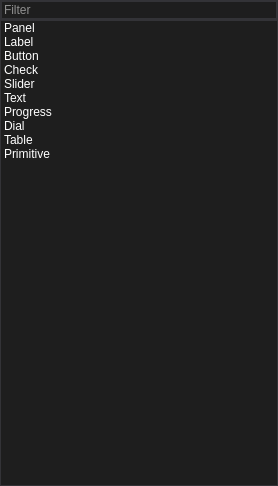
<?xml version="1.0" encoding="UTF-8"?>
<ui version="4.0">
 <class>WidgetBoxDockWidget</class>
 <widget class="QWidget" name="WidgetBoxDockWidget">
  <property name="geometry">
   <rect>
    <x>0</x>
    <y>0</y>
    <width>278</width>
    <height>486</height>
   </rect>
  </property>
  <property name="font">
   <font>
    <family>Arial</family>
   </font>
  </property>
  <property name="windowTitle">
   <string>Widget List</string>
  </property>
  <property name="styleSheet">
   <string notr="true">/*
	Copyright 2013 Emanuel Claesson

	Licensed under the Apache License, Version 2.0 (the &quot;License&quot;);
	you may not use this file except in compliance with the License.
	You may obtain a copy of the License at

		http://www.apache.org/licenses/LICENSE-2.0

	Unless required by applicable law or agreed to in writing, software
	distributed under the License is distributed on an &quot;AS IS&quot; BASIS,
	WITHOUT WARRANTIES OR CONDITIONS OF ANY KIND, either express or implied.
	See the License for the specific language governing permissions and
	limitations under the License.
*/

/*
	COLOR_DARK     = #1e1e1e
	COLOR_MEDIUM   = #2d2d30
	COLOR_MEDLIGHT = #333337
	COLOR_LIGHT    = #FFFFFF
	COLOR_ACCENT   = #3f3f46
*/

* {
	background: #1e1e1e;
	color: #FFFFFF;
	border: 1px solid #333337;
}

QWidget::item:selected {
	background: #3f3f46;
}

QCheckBox, QRadioButton {
	border: none;
}

QRadioButton::indicator, QCheckBox::indicator {
	width: 13px;
	height: 13px;
}

QRadioButton::indicator::unchecked, QCheckBox::indicator::unchecked {
	border: 1px solid #333337;
	background: none;
}

QRadioButton::indicator:unchecked:hover, QCheckBox::indicator:unchecked:hover {
	border: 1px solid #FFFFFF;
}

QRadioButton::indicator::checked, QCheckBox::indicator::checked {
	border: 1px solid #333337;
	background: #333337;
}

QRadioButton::indicator:checked:hover, QCheckBox::indicator:checked:hover {
	border: 1px solid #FFFFFF;
	background: #FFFFFF;
}

QGroupBox {
	margin-top: 6px;
}

QGroupBox::title {
	top: -7px;
	left: 7px;
}

QScrollBar {
	border: 1px solid #686868;
	background: #1e1e1e;
}

QScrollBar:horizontal {
	height: 15px;
	margin: 0px 0px 0px 32px;
}

QScrollBar:vertical {
	width: 15px;
	margin: 32px 0px 0px 0px;
}

QScrollBar::handle {
	background: #2d2d30;
	border: 1px solid #333337;
}

QScrollBar::handle:horizontal {
	border-width: 0px 1px 0px 1px;
}

QScrollBar::handle:vertical {
	border-width: 1px 0px 1px 0px;
}

QScrollBar::handle:horizontal {
	min-width: 20px;
}

QScrollBar::handle:vertical {
	min-height: 20px;
}

QScrollBar::add-line, QScrollBar::sub-line {
	background:#2d2d30;
	border: 1px solid #333337;
	subcontrol-origin: margin;
}

QScrollBar::add-line {
	position: absolute;
}

QScrollBar::add-line:horizontal {
	width: 15px;
	subcontrol-position: left;
	left: 15px;
}

QScrollBar::add-line:vertical {
	height: 15px;
	subcontrol-position: top;
	top: 15px;
}

QScrollBar::sub-line:horizontal {
	width: 15px;
	subcontrol-position: top left;
}

QScrollBar::sub-line:vertical {
	height: 15px;
	subcontrol-position: top;
}

QScrollBar:left-arrow, QScrollBar::right-arrow, QScrollBar::up-arrow, QScrollBar::down-arrow {
	border: 1px solid #333337;
	width: 3px;
	height: 3px;
}

QScrollBar::add-page, QScrollBar::sub-page {
	background: none;
}

QAbstractButton:hover {
	background: #2d2d30;
}

QAbstractButton:pressed {
	background: #333337;
}

QAbstractItemView {
	show-decoration-selected: 1;
	selection-background-color: #3f3f46;
	selection-color: #FFFFFF;
	alternate-background-color: #2d2d30;
}

QHeaderView {
	border: 1px solid #333337;
}

QHeaderView::section {
	background: #1e1e1e;
	border: 1px solid #333337;
	padding: 4px;
}

QHeaderView::section:selected, QHeaderView::section::checked {
	background: #2d2d30;
}

QTableView {
	gridline-color: #333337;
}

QTabBar {
	margin-left: 2px;
}

QTabBar::tab {
	border-radius: 0px;
	padding: 4px;
	margin: 4px;
}

QTabBar::tab:selected {
	background: #2d2d30;
}

QComboBox::down-arrow {
	border: 1px solid #333337;
	background: #2d2d30;
}

QComboBox::drop-down {
	border: 1px solid #333337;
	background: #2d2d30;
}

QComboBox::down-arrow {
	width: 3px;
	height: 3px;
	border: 1px solid #333337;
}

QAbstractSpinBox {
	padding-right: 15px;
}

QAbstractSpinBox::up-button, QAbstractSpinBox::down-button {
	border: 1px solid #333337;
	background: #2d2d30;
	subcontrol-origin: border;
}

QAbstractSpinBox::up-arrow, QAbstractSpinBox::down-arrow {
	width: 3px;
	height: 3px;
	border: 1px solid #333337;
}

QSlider {
	border: none;
}

QSlider::groove:horizontal {
	height: 5px;
	margin: 4px 0px 4px 0px;
}

QSlider::groove:vertical {
	width: 5px;
	margin: 0px 4px 0px 4px;
}

QSlider::handle {
	border: 1px solid #333337;
	background: #2d2d30;
}

QSlider::handle:horizontal {
	width: 15px;
	margin: -4px 0px -4px 0px;
}

QSlider::handle:vertical {
	height: 15px;
	margin: 0px -4px 0px -4px;
}

QSlider::add-page:vertical, QSlider::sub-page:horizontal {
	background: #3f3f46;
}

QSlider::sub-page:vertical, QSlider::add-page:horizontal {
	background: #2d2d30;
}

QLabel {
	border: none;
}

QProgressBar {
	text-align: center;
}

QProgressBar::chunk {
	width: 1px;
	background-color: #3f3f46;
}

QMenu::separator {
	background: #2d2d30;
}</string>
  </property>
  <property name="locale">
   <locale language="English" country="UnitedStates"/>
  </property>
  <layout class="QVBoxLayout" name="verticalLayout">
   <property name="spacing">
    <number>0</number>
   </property>
   <property name="leftMargin">
    <number>0</number>
   </property>
   <property name="topMargin">
    <number>0</number>
   </property>
   <property name="rightMargin">
    <number>0</number>
   </property>
   <property name="bottomMargin">
    <number>0</number>
   </property>
   <item>
    <widget class="QFrame" name="frame">
     <property name="frameShape">
      <enum>QFrame::StyledPanel</enum>
     </property>
     <property name="frameShadow">
      <enum>QFrame::Raised</enum>
     </property>
     <layout class="QHBoxLayout" name="horizontalLayout">
      <property name="spacing">
       <number>0</number>
      </property>
      <property name="leftMargin">
       <number>0</number>
      </property>
      <property name="topMargin">
       <number>0</number>
      </property>
      <property name="rightMargin">
       <number>0</number>
      </property>
      <property name="bottomMargin">
       <number>0</number>
      </property>
      <item>
       <widget class="QLineEdit" name="_filter">
        <property name="frame">
         <bool>true</bool>
        </property>
        <property name="placeholderText">
         <string>Filter</string>
        </property>
       </widget>
      </item>
     </layout>
    </widget>
   </item>
   <item>
    <widget class="QListWidget" name="_widgetList">
     <property name="font">
      <font>
       <family>Arial</family>
      </font>
     </property>
     <property name="dragEnabled">
      <bool>true</bool>
     </property>
     <property name="dragDropMode">
      <enum>QAbstractItemView::DragOnly</enum>
     </property>
     <item>
      <property name="text">
       <string>Panel</string>
      </property>
      <property name="icon">
       <iconset resource="UIDesigner.qrc">
        <normaloff>:/UIDesigner/Resources/widget.png</normaloff>:/UIDesigner/Resources/widget.png</iconset>
      </property>
     </item>
     <item>
      <property name="text">
       <string>Label</string>
      </property>
      <property name="icon">
       <iconset resource="UIDesigner.qrc">
        <normaloff>:/UIDesigner/Resources/Lable.png</normaloff>:/UIDesigner/Resources/Lable.png</iconset>
      </property>
     </item>
     <item>
      <property name="text">
       <string>Button</string>
      </property>
      <property name="icon">
       <iconset resource="UIDesigner.qrc">
        <normaloff>:/UIDesigner/Resources/Btn.png</normaloff>:/UIDesigner/Resources/Btn.png</iconset>
      </property>
     </item>
     <item>
      <property name="text">
       <string>Check</string>
      </property>
      <property name="icon">
       <iconset resource="UIDesigner.qrc">
        <normaloff>:/UIDesigner/Resources/Check.png</normaloff>:/UIDesigner/Resources/Check.png</iconset>
      </property>
     </item>
     <item>
      <property name="text">
       <string>Slider</string>
      </property>
      <property name="icon">
       <iconset resource="UIDesigner.qrc">
        <normaloff>:/UIDesigner/Resources/Slider.png</normaloff>:/UIDesigner/Resources/Slider.png</iconset>
      </property>
     </item>
     <item>
      <property name="text">
       <string>Text</string>
      </property>
      <property name="icon">
       <iconset resource="UIDesigner.qrc">
        <normaloff>:/UIDesigner/Resources/Text.png</normaloff>:/UIDesigner/Resources/Text.png</iconset>
      </property>
     </item>
     <item>
      <property name="text">
       <string>Progress</string>
      </property>
      <property name="icon">
       <iconset resource="UIDesigner.qrc">
        <normaloff>:/UIDesigner/Resources/progress.png</normaloff>:/UIDesigner/Resources/progress.png</iconset>
      </property>
     </item>
     <item>
      <property name="text">
       <string>Dial</string>
      </property>
      <property name="icon">
       <iconset resource="UIDesigner.qrc">
        <normaloff>:/UIDesigner/Resources/Dial.png</normaloff>:/UIDesigner/Resources/Dial.png</iconset>
      </property>
     </item>
     <item>
      <property name="text">
       <string>Table</string>
      </property>
      <property name="icon">
       <iconset resource="UIDesigner.qrc">
        <normaloff>:/UIDesigner/Resources/Table.png</normaloff>:/UIDesigner/Resources/Table.png</iconset>
      </property>
     </item>
     <item>
      <property name="text">
       <string>Primitive</string>
      </property>
      <property name="icon">
       <iconset resource="UIDesigner.qrc">
        <normaloff>:/UIDesigner/Resources/prim.png</normaloff>:/UIDesigner/Resources/prim.png</iconset>
      </property>
     </item>
    </widget>
   </item>
  </layout>
 </widget>
 <resources>
  <include location="UIDesigner.qrc"/>
 </resources>
 <connections/>
</ui>
